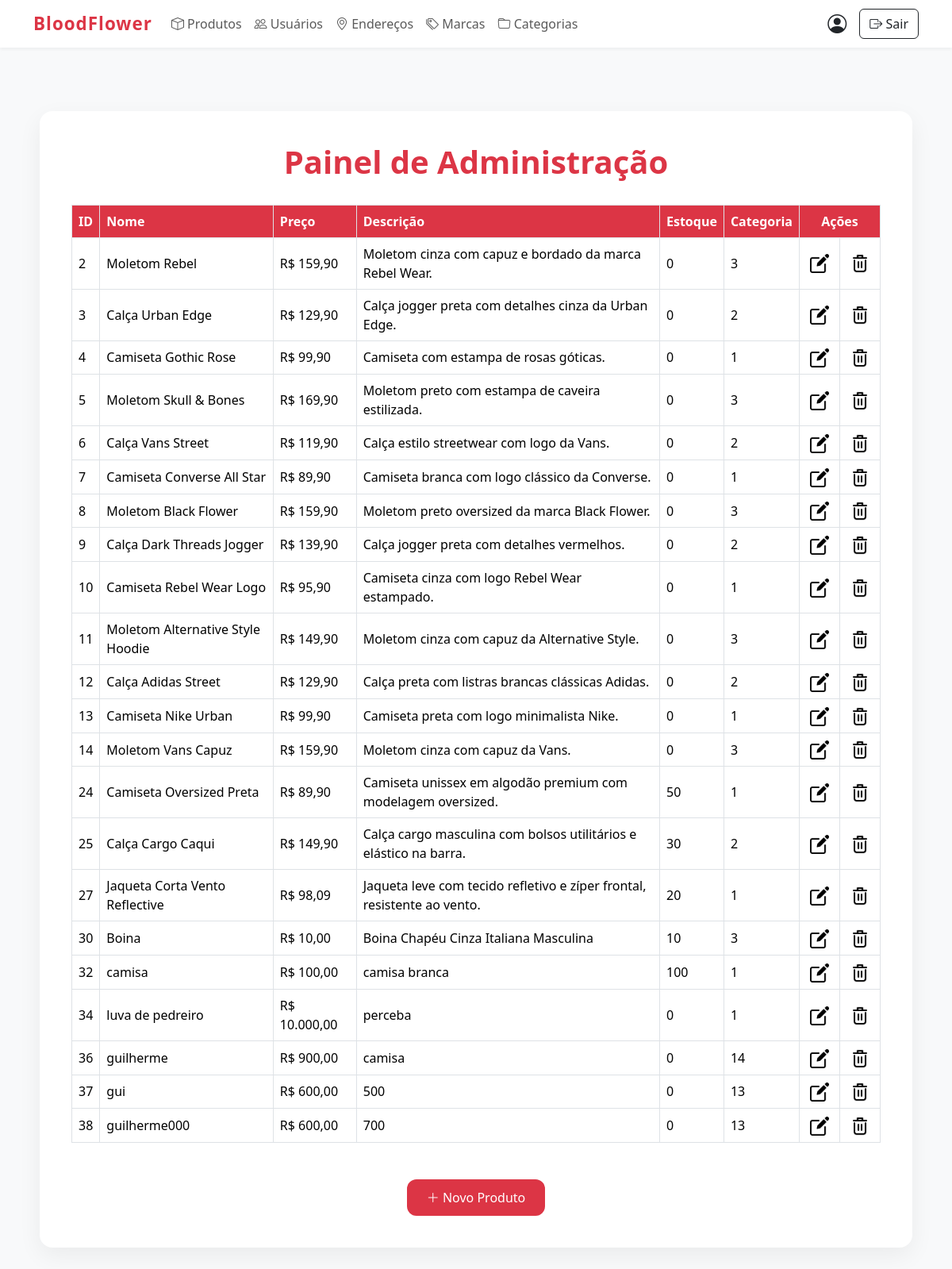
Screenshot of /inicioADM.php (signed in) with the database file from the repository.
### tables this page shows
CREATE TABLE IF NOT EXISTS `produtos` (
  `id` int NOT NULL AUTO_INCREMENT,
  `nome` varchar(100) NOT NULL,
  `descricao` text,
  `preco` decimal(10,2) NOT NULL,
  `preco_desconto` decimal(10,2) DEFAULT NULL,
  `estoque` int DEFAULT '0',
  `categoria_id` int DEFAULT NULL,
  `marca_id` int DEFAULT NULL,
  `imagem` varchar(255) DEFAULT NULL,
  PRIMARY KEY (`id`),
  KEY `fk_produtos_categoria` (`categoria_id`),
  KEY `fk_produtos_marca` (`marca_id`)
);

### inicioADM.php (the view, shortened to what this page needs)
<?php
include("conexao.php");
?>
<!DOCTYPE html>
<html lang="pt-br">
<head>
    <link href="https://cdn.jsdelivr.net/npm/bootstrap@5.3.3/dist/css/bootstrap.min.css" rel="stylesheet">
    <link href="https://cdn.jsdelivr.net/npm/bootstrap-icons@1.10.5/font/bootstrap-icons.css" rel="stylesheet">
</head>
<body>
<nav class="navbar navbar-expand-lg">
    <div class="container">
        <a class="navbar-brand" href="admin.php">BloodFlower</a>
        <div class="collapse navbar-collapse" id="navbarNavAdmin">
            <ul class="navbar-nav me-auto mb-2 mb-lg-0">
                <li class="nav-item">
                    <a class="nav-link" href="admin.php"><i class="bi bi-box"></i> Produtos</a>
                </li>
                <li class="nav-item">
                    <a class="nav-link" href="usuarios.php"><i class="bi bi-people"></i> Usuários</a>
                </li>
                <li class="nav-item">
                    <a class="nav-link" href="enderecos.php"><i class="bi bi-geo-alt"></i> Endereços</a>
                </li>
                <li class="nav-item">
                    <a class="nav-link" href="marcas.php"><i class="bi bi-tags"></i> Marcas</a>
                </li>
                <li class="nav-item">
                    <a class="nav-link" href="categorias.php"><i class="bi bi-folder"></i> Categorias</a>
                </li>
            </ul>
            <div class="d-flex align-items-center gap-3">
                <?php if (!isset($_SESSION['email'])) { ?>
                    <a href="entrar.php" class="btn btn-outline-dark btn-sm">Entrar</a>
                <?php } else { ?>
                    <a href="perfil.php" class="text-dark" title="Meu Perfil">
                        <i class="bi bi-person-circle fs-4"></i>
                    </a>
                <?php } ?>
                <a href="logoff.php" class="btn btn-outline-dark">
                    <i class="bi bi-box-arrow-right"></i> Sair
                </a>
            </div>
        </div>
    </div>
</nav>
<div class="container-admin">
    <h1>Painel de Administração</h1>
    <div class="table-responsive">
        <?php
        $sql  = "SELECT * FROM produtos";
        $result = mysqli_query($conn, $sql);
        if (mysqli_num_rows($result) > 0) {
            echo "<table class='table table-bordered align-middle'>";
            echo "<thead><tr>";
            echo "<th>ID</th>";
            echo "<th>Nome</th>";
            echo "<th>Preço</th>";
            echo "<th>Descrição</th>";
            echo "<th>Estoque</th>";
            echo "<th>Categoria</th>";
            echo "<th colspan='2' class='text-center'>Ações</th>";
            echo "</tr></thead><tbody>";
            while ($row = mysqli_fetch_assoc($result)) {
                echo "<tr>";
                echo "<td>" . $row["id"] . "</td>";
                echo "<td>" . $row["nome"] . "</td>";
                echo "<td>R$ " . number_format($row["preco"], 2, ',', '.') . "</td>";
                echo "<td>" . $row["descricao"] . "</td>";
                echo "<td>" . $row["estoque"] . "</td>";
                echo "<td>" . $row["categoria_id"] . "</td>";
                echo "<td class='text-center actions'>
                        <a href='formEditProduto.php?id_produto=" . $row['id'] . "'>
                            <img src='imagens/editar2.png' alt='Editar'>
                        </a>
                      </td>";
                echo "<td class='text-center actions'>
                        <a href='excluirProduto.php?id=" . $row['id'] . "' onclick='return confirm(\"Tem certeza que deseja excluir este produto?\")'>
                            <img src='imagens/lixo.png' alt='Excluir'>
                        </a>
                      </td>";
                echo "</tr>";
            }
            echo "</tbody></table>";
        } else {
            echo "<p class='no-produtos'>Nenhum produto cadastrado.</p>";
        }
        ?>
    </div>
    <div class="btn-actions">
        <a href="cadProduto.html" class="btn btn-admin"><i class="bi bi-plus-lg"></i> Novo Produto</a>
    </div>
</div>
</body>
</html>

### inicioADM.php (style rules this page uses)
body { background-color: #f8f9fa; }
.container-admin { max-width: 1100px; margin: 80px auto; background: #ffffff; padding: 40px; border-radius: 16px; box-shadow: 0 10px 30px rgba(0, 0, 0, 0.06); }
h1 { color: #dc3545; font-weight: 700; text-align: center; margin-bottom: 30px; }
.table th { background-color: #dc3545; color: white; }
.table td img { width: 24px; height: 24px; }
.actions a { margin: 0 5px; }
.btn-actions { margin-top: 30px; display: flex; gap: 15px; justify-content: center; }
.btn-admin { background-color: #dc3545; color: white; border-radius: 12px; padding: 10px 24px; font-weight: 500; }
.navbar { background-color: #ffffff; box-shadow: 0 2px 4px rgba(0,0,0,0.05); }
.navbar-brand { font-weight: bold; font-size: 1.4rem; color: #dc3545 !important; letter-spacing: 1px; }

### rows the page displays
produtos: id "2", nome "Moletom Rebel", preco "159,90", descricao "Moletom cinza com capuz e bordado da marca Rebel Wear.", estoque "0", categoria "3"
produtos: id "3", nome "Calça Urban Edge", preco "129,90", descricao "Calça jogger preta com detalhes cinza da Urban Edge.", estoque "0", categoria "2"
produtos: id "4", nome "Camiseta Gothic Rose", preco "99,90", descricao "Camiseta com estampa de rosas góticas.", estoque "0", categoria "1"
produtos: id "5", nome "Moletom Skull & Bones", preco "169,90", descricao "Moletom preto com estampa de caveira estilizada.", estoque "0", categoria "3"
produtos: id "6", nome "Calça Vans Street", preco "119,90", descricao "Calça estilo streetwear com logo da Vans.", estoque "0", categoria "2"
produtos: id "7", nome "Camiseta Converse All Star", preco "89,90", descricao "Camiseta branca com logo clássico da Converse.", estoque "0", categoria "1"
produtos: id "8", nome "Moletom Black Flower", preco "159,90", descricao "Moletom preto oversized da marca Black Flower.", estoque "0", categoria "3"
produtos: id "9", nome "Calça Dark Threads Jogger", preco "139,90", descricao "Calça jogger preta com detalhes vermelhos.", estoque "0", categoria "2"
produtos: id "10", nome "Camiseta Rebel Wear Logo", preco "95,90", descricao "Camiseta cinza com logo Rebel Wear estampado.", estoque "0", categoria "1"
produtos: id "11", nome "Moletom Alternative Style Hoodie", preco "149,90", descricao "Moletom cinza com capuz da Alternative Style.", estoque "0", categoria "3"
produtos: id "12", nome "Calça Adidas Street", preco "129,90", descricao "Calça preta com listras brancas clássicas Adidas.", estoque "0", categoria "2"
produtos: id "13", nome "Camiseta Nike Urban", preco "99,90", descricao "Camiseta preta com logo minimalista Nike.", estoque "0", categoria "1"
produtos: id "14", nome "Moletom Vans Capuz", preco "159,90", descricao "Moletom cinza com capuz da Vans.", estoque "0", categoria "3"
produtos: id "24", nome "Camiseta Oversized Preta", preco "89,90", descricao "Camiseta unissex em algodão premium com modelagem oversized.", estoque "50", categoria "1"
produtos: id "25", nome "Calça Cargo Caqui", preco "149,90", descricao "Calça cargo masculina com bolsos utilitários e elástico na barra.", estoque "30", categoria "2"
produtos: id "27", nome "Jaqueta Corta Vento Reflective", preco "98,09", descricao "Jaqueta leve com tecido refletivo e zíper frontal, resistente ao vento.", estoque "20", categoria "1"
produtos: id "30", nome "Boina", preco "10,00", descricao "Boina Chapéu Cinza Italiana Masculina", estoque "10", categoria "3"
produtos: id "32", nome "camisa", preco "100,00", descricao "camisa branca", estoque "100", categoria "1"
produtos: id "34", nome "luva de pedreiro", preco "10.000,00", descricao "perceba", estoque "0", categoria "1"
produtos: id "36", nome "guilherme", preco "900,00", descricao "camisa", estoque "0", categoria "14"
produtos: id "37", nome "gui", preco "600,00", descricao "500", estoque "0", categoria "13"
produtos: id "38", nome "guilherme000", preco "600,00", descricao "700", estoque "0", categoria "13"
